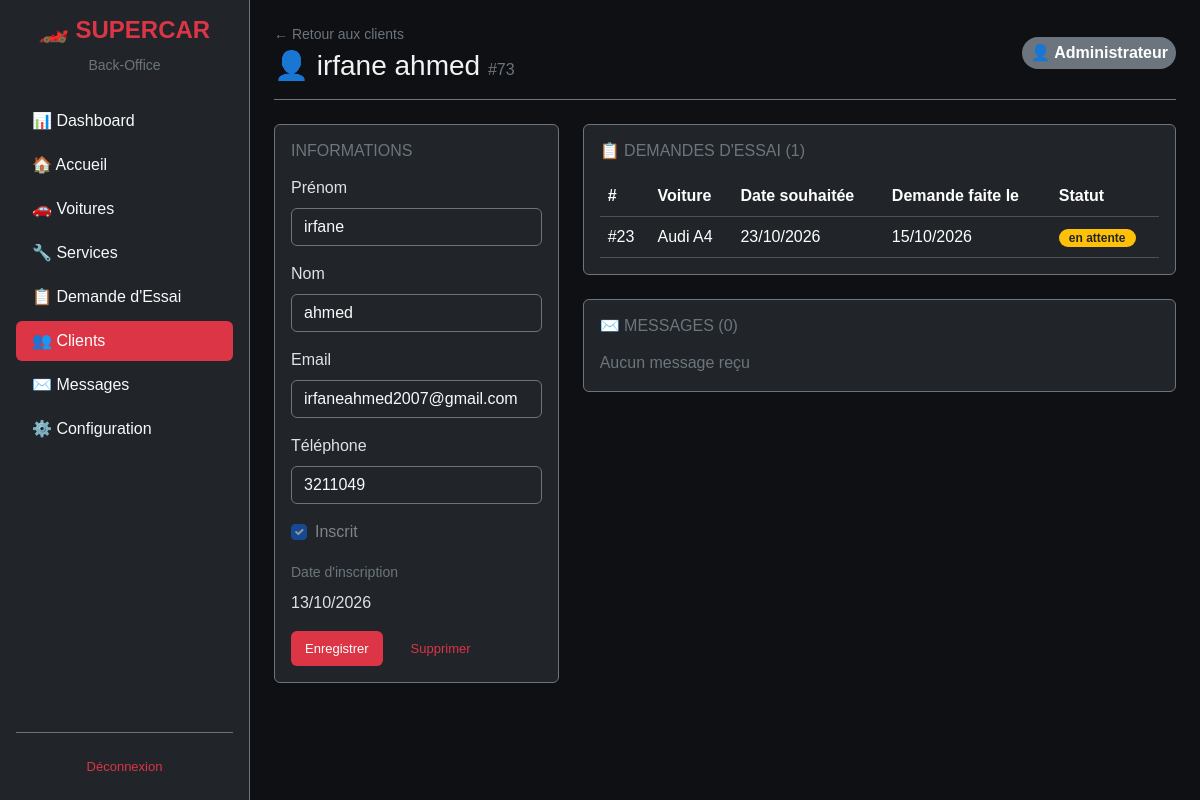
Page /code-source/admin/client_profil.php?id=73 (signed in) on the committed database.
### tables this page shows
CREATE TABLE `client` (
  `idClient` int(11) NOT NULL,
  `prenom` varchar(50) DEFAULT NULL,
  `email` varchar(100) DEFAULT NULL,
  `telephone` varchar(20) DEFAULT NULL,
  `nom` varchar(50) DEFAULT NULL,
  `inscrit` tinyint(1) DEFAULT 1,
  `dateInscription` date DEFAULT NULL
);

CREATE TABLE `demande_d_essai` (
  `idDemande` int(11) NOT NULL,
  `dateSouhaitee` date DEFAULT NULL,
  `status` varchar(50) DEFAULT 'en attente',
  `dateDemande` date DEFAULT NULL,
  `idVoiture` int(11) NOT NULL,
  `idClient` int(11) NOT NULL,
  `heureDemande` time DEFAULT current_timestamp()
);

CREATE TABLE `marque` (
  `id_marque` int(11) NOT NULL,
  `nom` varchar(50) DEFAULT NULL
);

CREATE TABLE `voiture` (
  `idVoiture` int(11) NOT NULL,
  `annee` varchar(10) DEFAULT NULL,
  `modele` varchar(50) DEFAULT NULL,
  `puissance` varchar(50) DEFAULT NULL,
  `prix` varchar(50) DEFAULT NULL,
  `imageVoiture` varchar(255) DEFAULT NULL,
  `typeCarburant` varchar(50) DEFAULT NULL,
  `id_marque` int(11) NOT NULL,
  `estDansCarrousel` tinyint(1) DEFAULT 0
);

### code-source/admin/client_profil.php (the view, shortened to what this page needs)
<?php
require_once '../connexion/dbconnexion.php';
require_once 'admin_layout.php';
$id = isset($_GET['id']) ? (int)$_GET['id'] : 0;
$stmt = $conn->prepare("SELECT * FROM client WHERE idClient = ?");
$stmt->bind_param("i", $id);
$stmt->execute();
$client = $stmt->get_result()->fetch_assoc();
$fullName = trim(($client['prenom'] ?? '') . ' ' . ($client['nom'] ?? ''));
$stmt = $conn->prepare("
    SELECT d.idDemande, d.dateSouhaitee, d.dateDemande, d.status, v.modele, m.nom AS marque
    FROM demande_d_essai d
    JOIN voiture v ON v.idVoiture = d.idVoiture
    JOIN marque m  ON m.id_marque = v.id_marque
    WHERE d.idClient = ?
    ORDER BY d.dateDemande DESC
");
$stmt->bind_param("i", $id);
$stmt->execute();
$demandes = $stmt->get_result()->fetch_all(MYSQLI_ASSOC);
$stmt = $conn->prepare("SELECT idContact, message FROM contact WHERE idClient = ? ORDER BY idContact DESC");
$stmt->bind_param("i", $id);
$stmt->execute();
$messages = $stmt->get_result()->fetch_all(MYSQLI_ASSOC);
?>
<!DOCTYPE html>
<html lang="fr" data-bs-theme="dark">
<head>
  <link href="https://cdn.jsdelivr.net/npm/bootstrap@5.3.3/dist/css/bootstrap.min.css" rel="stylesheet" />
  <link rel="stylesheet" href="admin.css" />
</head>
<body>
  <div class="admin-layout d-flex flex-column flex-lg-row">
    <?= get_sidebar('clients') ?>
    <main class="admin-main flex-grow-1 p-3 p-md-4">
      <div class="d-flex flex-wrap justify-content-between align-items-center mb-4 gap-2 border-bottom border-secondary pb-3">
        <div>
          <a href="clients.php" class="text-secondary text-decoration-none small d-block mb-1">← Retour aux clients</a>
          <h1 class="h3 m-0">👤 <?= $fullName !== '' ? htmlspecialchars($fullName) : 'Profil client' ?> <span class="text-secondary fs-6">#<?= $client['idClient'] ?></span></h1>
        </div>
        <div class="badge bg-secondary p-2 fs-6">👤 <?= htmlspecialchars($_SESSION['admin_nom']) ?></div>
      </div>
      <div class="row g-4">
        <div class="col-lg-4">
          <div class="card bg-dark border-secondary">
            <div class="card-body">
              <h2 class="h6 text-secondary text-uppercase mb-3">Informations</h2>
              <form method="POST">
                <div class="mb-3">
                  <label class="form-label">Prénom</label>
                  <input type="text" name="prenom" class="form-control bg-dark text-light border-secondary" value="<?= htmlspecialchars($client['prenom'] ?? '') ?>">
                </div>
                <div class="mb-3">
                  <label class="form-label">Nom</label>
                  <input type="text" name="nom" class="form-control bg-dark text-light border-secondary" value="<?= htmlspecialchars($client['nom'] ?? '') ?>">
                </div>
                <div class="mb-3">
                  <label class="form-label">Email</label>
                  <input type="email" name="email" class="form-control bg-dark text-light border-secondary" value="<?= htmlspecialchars($client['email'] ?? '') ?>">
                </div>
                <div class="mb-3">
                  <label class="form-label">Téléphone</label>
                  <input type="text" name="telephone" class="form-control bg-dark text-light border-secondary" value="<?= htmlspecialchars($client['telephone'] ?? '') ?>">
                </div>
                <div class="form-check mb-3">
                  <input type="checkbox" name="inscrit" id="inscrit" class="form-check-input" value="1" <?= ($client['inscrit'] == 1) ? 'checked' : '' ?> disabled>
                  <label class="form-check-label" for="inscrit">Inscrit</label>
                </div>
                <div class="mb-3">
                  <label class="form-label text-secondary small">Date d'inscription</label>
                  <div><?= $client['dateInscription'] ? date('d/m/Y', strtotime($client['dateInscription'])) : '—' ?></div>
                </div>
                <div class="d-flex gap-2">
                  <button type="submit" class="btn btn-danger">Enregistrer</button>
                  <button type="submit"
                    name="supprimer"
                    value="1"
                    class="btn btn-outline-danger"
                    onclick="return confirm('Supprimer ce client ?')">
                    Supprimer
                  </button>
                </div>
              </form>
            </div>
          </div>
        </div>
        <div class="col-lg-8">
          <div class="card bg-dark border-secondary mb-4">
            <div class="card-body">
              <h2 class="h6 text-secondary text-uppercase mb-3">📋 Demandes d'essai (<?= count($demandes) ?>)</h2>
              <div class="table-responsive">
                <table class="table table-dark table-hover align-middle mb-0">
                  <thead>
                    <tr>
                      <th>#</th>
                      <th>Voiture</th>
                      <th>Date souhaitée</th>
                      <th>Demande faite le</th>
                      <th>Statut</th>
                    </tr>
                  </thead>
                  <tbody>
                    <?php if (empty($demandes)): ?>
                      <tr>
                        <td colspan="5" class="text-center text-secondary py-4">Aucune demande</td>
                      </tr>
                    <?php else: ?>
                      <?php foreach ($demandes as $d): ?>
                        <?php
                        $s = strtolower($d['status']);
                        $badgeBg = str_contains($s, 'accept') ? 'bg-success' : (str_contains($s, 'refus') ? 'bg-danger' : (str_contains($s, 'attente') ? 'bg-warning text-dark' : 'bg-primary'));
                        ?>
                        <tr>
                          <td>#<?= $d['idDemande'] ?></td>
                          <td><?= htmlspecialchars($d['marque'] . ' ' . $d['modele']) ?></td>
                          <td><?= $d['dateSouhaitee'] ? date('d/m/Y', strtotime($d['dateSouhaitee'])) : '—' ?></td>
                          <td><?= $d['dateDemande'] ? date('d/m/Y', strtotime($d['dateDemande'])) : '—' ?></td>
                          <td><span class="badge <?= $badgeBg ?>"><?= htmlspecialchars($d['status']) ?></span></td>
                        </tr>
                      <?php endforeach; ?>
                    <?php endif; ?>
                  </tbody>
                </table>
              </div>
            </div>
          </div>
          <div class="card bg-dark border-secondary">
            <div class="card-body">
              <h2 class="h6 text-secondary text-uppercase mb-3">✉️ Messages (<?= count($messages) ?>)</h2>
              <?php if (empty($messages)): ?>
                <p class="text-secondary mb-0">Aucun message reçu</p>
              <?php endif; ?>
            </div>
          </div>
        </div>
      </div>
    </main>
  </div>
</body>
</html>
<?php
require_once 'admin_layout.php';
?>

### code-source/admin/admin.css (style rules this page uses)
:root { --bg: #0f1014; --panel: #171922; --accent: #c81e3a; --cyan: #1e7bc8; --text: #f2f2f2; --muted: #9aa0a6; --green: #22c55e; --orange: #f59e0b; --mobile-width: 600px; }
* { box-sizing: border-box; font-family: Arial, Helvetica, sans-serif; margin: 0; padding: 0; }
body { background: var(--bg); color: var(--text); }
.admin-layout { display: flex; flex-direction: column; min-height: 100vh; }
@media (min-width: 992px) { .admin-layout { flex-direction: row; } }
.admin-main { flex-grow: 1; width: 100%; overflow-x: hidden; }
.admin-table-container, .table-responsive { width: 100%; overflow-x: auto; -webkit-overflow-scrolling: touch; }
.admin-main { padding: 32px 36px; }
.btn { padding: 8px 14px; border-radius: 6px; border: none; cursor: pointer; font-size: 13px; font-weight: 500; transition: opacity .15s; }
.btn+.btn { margin-left: 6px; }
.badge { display: inline-block; padding: 3px 10px; border-radius: 20px; font-size: 12px; font-weight: 600; }

### rows in the picture
client: fullName "irfane ahmed", idClient "73", prenom "irfane", nom "ahmed", email "irfaneahmed2007@gmail.com", telephone "3211049", inscrit "☑", dateInscription "13/10/2026"
demande_d_essai: idDemande "23", marque.nom "Audi A4", dateSouhaitee "23/10/2026", dateDemande "15/10/2026", status "en attente"

### other values in the picture
$item['label'] "📊 Dashboard"
$item['label'] "🏠 Accueil"
$item['label'] "🚗 Voitures"
$item['label'] "🔧 Services"
$item['label'] "📋 Demande d'Essai"
$item['label'] "👥 Clients"
$item['label'] "✉️ Messages"
$item['label'] "⚙️ Configuration"
$_SESSION['admin_nom'] "Administrateur"
count($demandes) "1"
count($messages) "0"
